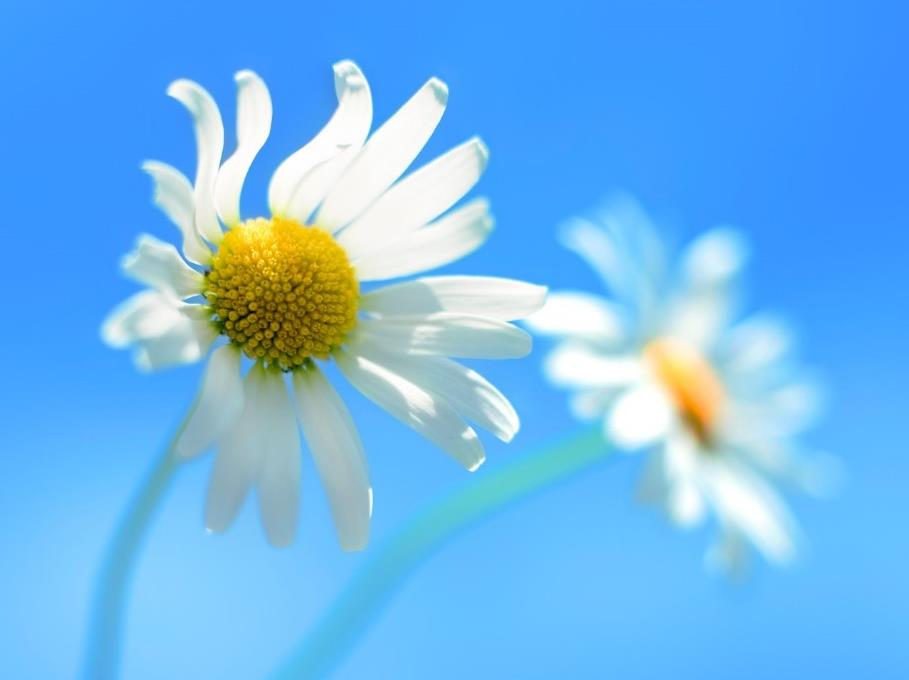
#> input picture imgs/4.jpg, 909 x 680 px
$ python demo15.py
#> lines starting #> are read from the running program, lines starting #| are printed output that depends on the picture; after the words box and inside, x2 and y2 are one past the last pixel; in counts of white or black regions, pixels touching at a corner belong together
# [10 lines of commented-out code are left out]

import cv2
img = cv2.imread('../imgs/4.jpg',1)
#> img is the input picture: shape (680, 909, 3); mean B, G, R 237, 182.6, 111.4
height = int(img.shape[0]*0.2)
#> height = 136
width = int(img.shape[1]*0.2)
#> width = 181
imgResize = cv2.resize(img,(width,height))
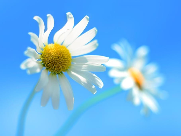
#> imgResize: shape (136, 181, 3); mean B, G, R 237, 182.6, 111.4
for i in range(0,height):
    for j in range(0,width):
        img[i+200,j+350] = imgResize[i,j]
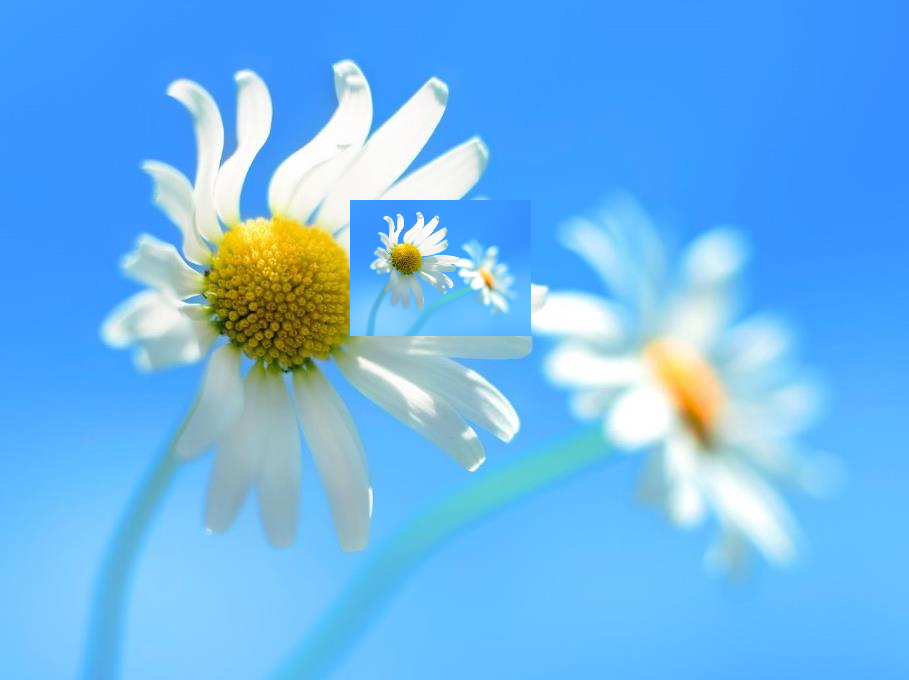
#> img: shape (680, 909, 3); 3.98% of pixels changed, all inside (x1, y1, x2, y2) = (350, 200, 531, 336)
cv2.imshow('src',img)
cv2.waitKey(0)

$ run again, with imgs/1.jpg copied over imgs/4.jpg
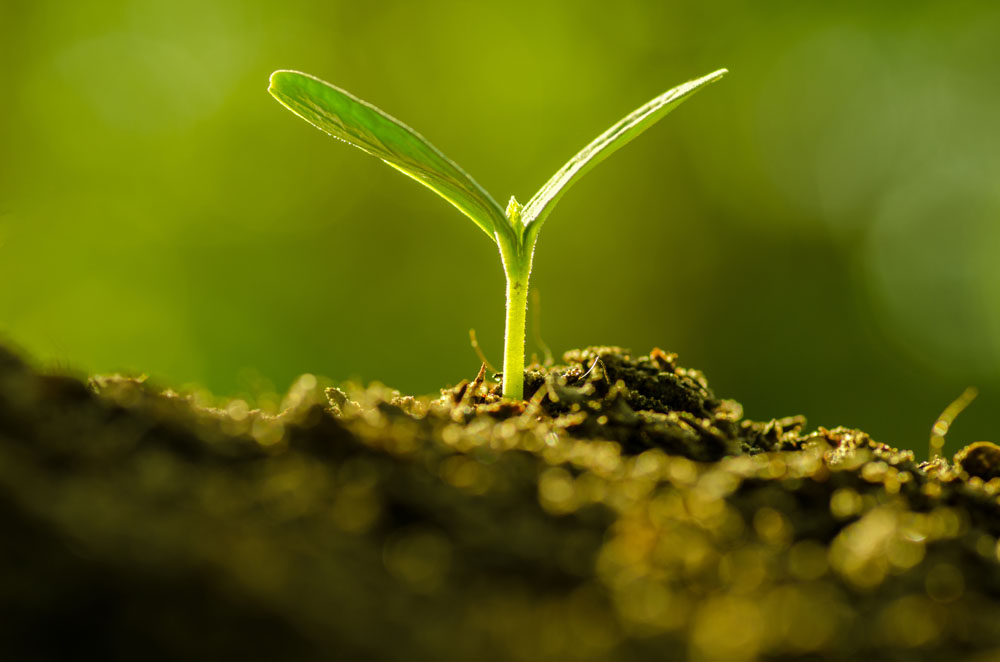
#> input picture imgs/1.jpg, 1000 x 662 px
#> img is the input picture: shape (662, 1000, 3); mean B, G, R 9.3, 100, 93.7
#> `imgResize = cv2.resize(img,(width,height))`:
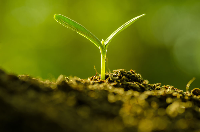
#> imgResize: shape (132, 200, 3); mean B, G, R 9.3, 100, 93.7
#> after the loop `for i in range(0,height):`:
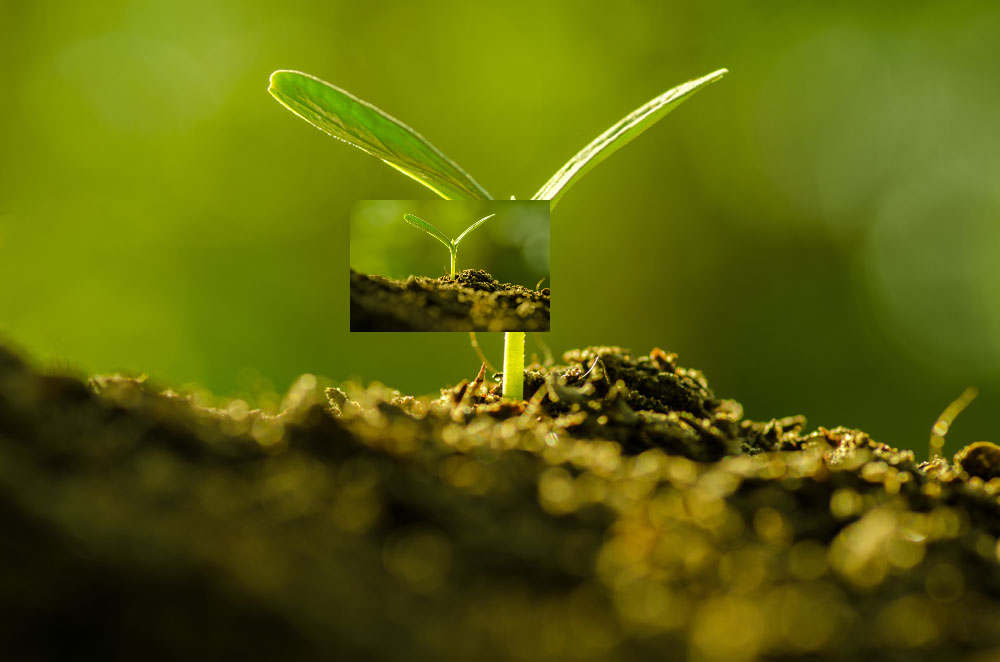
#> img: shape (662, 1000, 3); 3.99% of pixels changed, all inside (x1, y1, x2, y2) = (350, 200, 550, 332)
